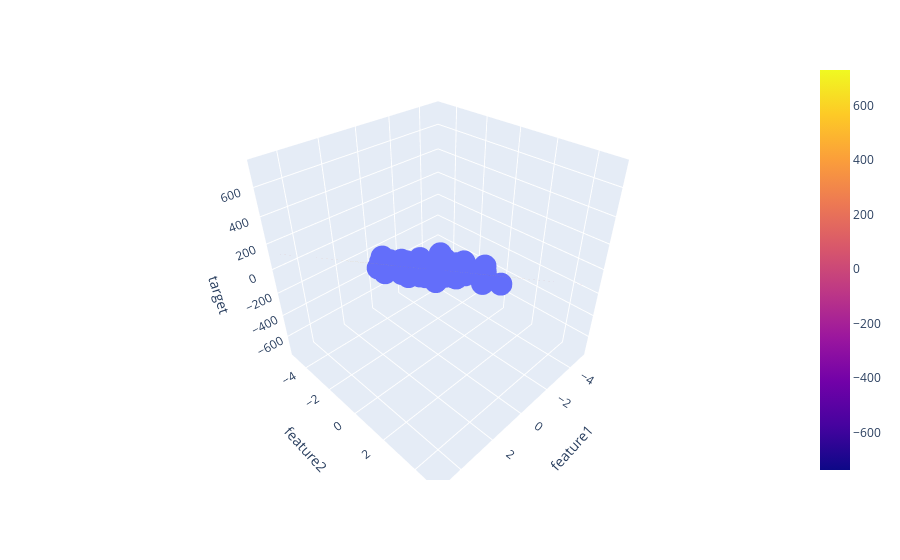

Notebook code cell kept with this figure:
### Code cell
fig = px.scatter_3d(df, x='feature1', y='feature2', z='target')

fig.add_trace(go.Surface(x = x, y = y, z = z ))

fig.show()
